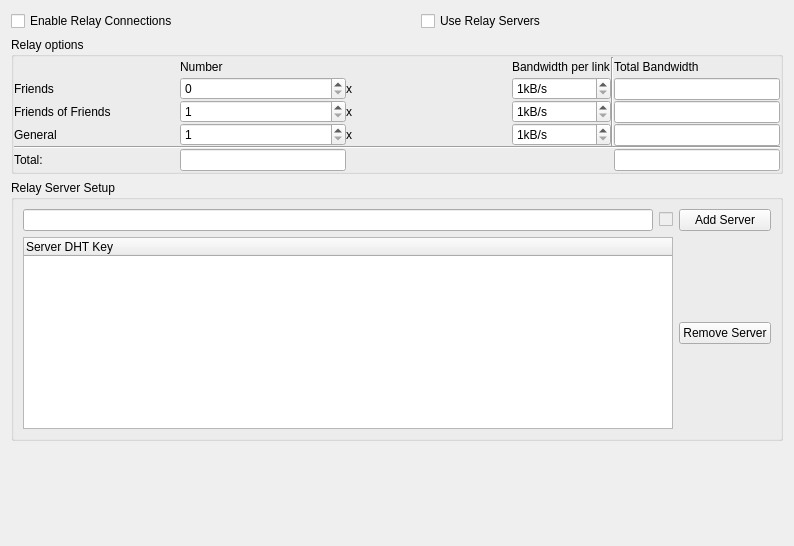
<?xml version="1.0" encoding="UTF-8"?>
<ui version="4.0">
 <class>RelayPage</class>
 <widget class="QWidget" name="RelayPage">
  <property name="geometry">
   <rect>
    <x>0</x>
    <y>0</y>
    <width>794</width>
    <height>546</height>
   </rect>
  </property>
  <layout class="QVBoxLayout" name="verticalLayout">
   <item>
    <layout class="QHBoxLayout" name="horizontalLayout">
     <item>
      <widget class="QCheckBox" name="enableCheckBox">
       <property name="text">
        <string>Enable Relay Connections</string>
       </property>
      </widget>
     </item>
     <item>
      <spacer name="horizontalSpacer_5">
       <property name="orientation">
        <enum>Qt::Horizontal</enum>
       </property>
       <property name="sizeHint" stdset="0">
        <size>
         <width>40</width>
         <height>20</height>
        </size>
       </property>
      </spacer>
     </item>
     <item>
      <widget class="QCheckBox" name="serverCheckBox">
       <property name="text">
        <string>Use Relay Servers</string>
       </property>
      </widget>
     </item>
     <item>
      <spacer name="horizontalSpacer_4">
       <property name="orientation">
        <enum>Qt::Horizontal</enum>
       </property>
       <property name="sizeHint" stdset="0">
        <size>
         <width>40</width>
         <height>20</height>
        </size>
       </property>
      </spacer>
     </item>
    </layout>
   </item>
   <item>
    <widget class="QGroupBox" name="groupBox">
     <property name="enabled">
      <bool>true</bool>
     </property>
     <property name="title">
      <string>Relay options</string>
     </property>
     <layout class="QGridLayout" name="gridLayout">
      <property name="leftMargin">
       <number>0</number>
      </property>
      <property name="topMargin">
       <number>0</number>
      </property>
      <property name="rightMargin">
       <number>0</number>
      </property>
      <property name="bottomMargin">
       <number>0</number>
      </property>
      <property name="spacing">
       <number>0</number>
      </property>
      <item row="0" column="0">
       <spacer name="horizontalSpacer_2">
        <property name="orientation">
         <enum>Qt::Horizontal</enum>
        </property>
        <property name="sizeHint" stdset="0">
         <size>
          <width>110</width>
          <height>20</height>
         </size>
        </property>
       </spacer>
      </item>
      <item row="0" column="1">
       <widget class="QLabel" name="label_4">
        <property name="text">
         <string>Number</string>
        </property>
       </widget>
      </item>
      <item row="0" column="2">
       <spacer name="horizontalSpacer">
        <property name="orientation">
         <enum>Qt::Horizontal</enum>
        </property>
        <property name="sizeHint" stdset="0">
         <size>
          <width>6</width>
          <height>20</height>
         </size>
        </property>
       </spacer>
      </item>
      <item row="0" column="3">
       <widget class="QLabel" name="label_12">
        <property name="text">
         <string>Bandwidth per link</string>
        </property>
       </widget>
      </item>
      <item row="0" column="4" rowspan="7">
       <widget class="Line" name="line_2">
        <property name="orientation">
         <enum>Qt::Vertical</enum>
        </property>
       </widget>
      </item>
      <item row="0" column="5">
       <widget class="QLabel" name="label_13">
        <property name="text">
         <string>Total Bandwidth</string>
        </property>
       </widget>
      </item>
      <item row="1" column="0" rowspan="2">
       <widget class="QLabel" name="label_5">
        <property name="text">
         <string>Friends</string>
        </property>
       </widget>
      </item>
      <item row="1" column="1" rowspan="2">
       <widget class="QSpinBox" name="noFriendSpinBox">
        <property name="minimum">
         <number>0</number>
        </property>
        <property name="maximum">
         <number>99</number>
        </property>
        <property name="value">
         <number>0</number>
        </property>
       </widget>
      </item>
      <item row="1" column="2" rowspan="2">
       <widget class="QLabel" name="label_9">
        <property name="text">
         <string notr="true">x</string>
        </property>
       </widget>
      </item>
      <item row="1" column="3" rowspan="2">
       <widget class="QSpinBox" name="bandFriendSpinBox">
        <property name="suffix">
         <string>kB/s</string>
        </property>
        <property name="minimum">
         <number>1</number>
        </property>
        <property name="maximum">
         <number>100</number>
        </property>
       </widget>
      </item>
      <item row="2" column="5">
       <widget class="QLineEdit" name="totalFriendLineEdit">
        <property name="focusPolicy">
         <enum>Qt::NoFocus</enum>
        </property>
        <property name="readOnly">
         <bool>true</bool>
        </property>
       </widget>
      </item>
      <item row="3" column="0" rowspan="2">
       <widget class="QLabel" name="label_6">
        <property name="text">
         <string>Friends of Friends</string>
        </property>
       </widget>
      </item>
      <item row="3" column="1" rowspan="2">
       <widget class="QSpinBox" name="noFOFSpinBox">
        <property name="minimum">
         <number>1</number>
        </property>
       </widget>
      </item>
      <item row="3" column="2" rowspan="2">
       <widget class="QLabel" name="label_10">
        <property name="text">
         <string notr="true">x</string>
        </property>
       </widget>
      </item>
      <item row="3" column="3" rowspan="2">
       <widget class="QSpinBox" name="bandFOFSpinBox">
        <property name="suffix">
         <string>kB/s</string>
        </property>
        <property name="minimum">
         <number>1</number>
        </property>
        <property name="maximum">
         <number>100</number>
        </property>
       </widget>
      </item>
      <item row="4" column="5">
       <widget class="QLineEdit" name="totalFOFLineEdit">
        <property name="focusPolicy">
         <enum>Qt::NoFocus</enum>
        </property>
        <property name="readOnly">
         <bool>true</bool>
        </property>
       </widget>
      </item>
      <item row="5" column="0" rowspan="2">
       <widget class="QLabel" name="label_7">
        <property name="text">
         <string>General</string>
        </property>
       </widget>
      </item>
      <item row="5" column="1" rowspan="2">
       <widget class="QSpinBox" name="noGeneralSpinBox">
        <property name="minimum">
         <number>1</number>
        </property>
       </widget>
      </item>
      <item row="5" column="2" rowspan="2">
       <widget class="QLabel" name="label_11">
        <property name="text">
         <string notr="true">x</string>
        </property>
       </widget>
      </item>
      <item row="5" column="3" rowspan="2">
       <widget class="QSpinBox" name="bandGeneralSpinBox">
        <property name="suffix">
         <string>kB/s</string>
        </property>
        <property name="minimum">
         <number>1</number>
        </property>
        <property name="maximum">
         <number>100</number>
        </property>
       </widget>
      </item>
      <item row="6" column="5">
       <widget class="QLineEdit" name="totalGeneralLineEdit">
        <property name="focusPolicy">
         <enum>Qt::NoFocus</enum>
        </property>
        <property name="readOnly">
         <bool>true</bool>
        </property>
       </widget>
      </item>
      <item row="7" column="0" colspan="6">
       <widget class="Line" name="line">
        <property name="orientation">
         <enum>Qt::Horizontal</enum>
        </property>
       </widget>
      </item>
      <item row="8" column="1">
       <widget class="QLineEdit" name="noTotalLineEdit">
        <property name="focusPolicy">
         <enum>Qt::WheelFocus</enum>
        </property>
        <property name="readOnly">
         <bool>true</bool>
        </property>
       </widget>
      </item>
      <item row="8" column="0">
       <widget class="QLabel" name="label_8">
        <property name="text">
         <string>Total:</string>
        </property>
       </widget>
      </item>
      <item row="8" column="2" colspan="2">
       <spacer name="horizontalSpacer_3">
        <property name="orientation">
         <enum>Qt::Horizontal</enum>
        </property>
        <property name="sizeHint" stdset="0">
         <size>
          <width>123</width>
          <height>20</height>
         </size>
        </property>
       </spacer>
      </item>
      <item row="8" column="5">
       <widget class="QLineEdit" name="totalBandwidthLineEdit">
        <property name="focusPolicy">
         <enum>Qt::NoFocus</enum>
        </property>
        <property name="readOnly">
         <bool>true</bool>
        </property>
       </widget>
      </item>
     </layout>
    </widget>
   </item>
   <item>
    <widget class="QGroupBox" name="serverGroupBox">
     <property name="title">
      <string>Relay Server Setup</string>
     </property>
     <layout class="QGridLayout" name="gridLayout_2">
      <item row="0" column="1">
       <widget class="QCheckBox" name="keyOkBox">
        <property name="enabled">
         <bool>false</bool>
        </property>
        <property name="text">
         <string/>
        </property>
        <property name="checkable">
         <bool>true</bool>
        </property>
       </widget>
      </item>
      <item row="0" column="2">
       <widget class="QPushButton" name="addPushButton">
        <property name="text">
         <string>Add Server</string>
        </property>
       </widget>
      </item>
      <item row="0" column="0">
       <widget class="QLineEdit" name="DhtLineEdit">
        <property name="inputMask">
         <string notr="true">HHHHHHHHHHHHHHHHHHHHHHHHHHHHHHHHHHHHHHHH</string>
        </property>
        <property name="text">
         <string/>
        </property>
       </widget>
      </item>
      <item row="1" column="0" colspan="2">
       <widget class="QTreeWidget" name="serverTreeWidget">
        <column>
         <property name="text">
          <string>Server DHT Key</string>
         </property>
        </column>
       </widget>
      </item>
      <item row="1" column="2">
       <widget class="QPushButton" name="removePushButton">
        <property name="text">
         <string>Remove Server</string>
        </property>
       </widget>
      </item>
     </layout>
    </widget>
   </item>
   <item>
    <spacer name="verticalSpacer">
     <property name="orientation">
      <enum>Qt::Vertical</enum>
     </property>
     <property name="sizeHint" stdset="0">
      <size>
       <width>20</width>
       <height>40</height>
      </size>
     </property>
    </spacer>
   </item>
  </layout>
 </widget>
 <resources/>
 <connections/>
</ui>
